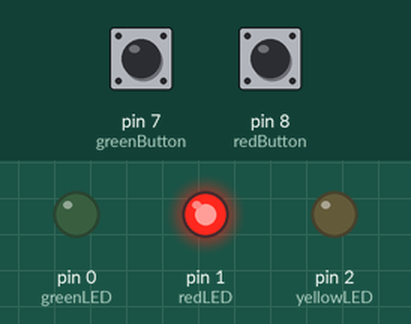
The sketch below on a simulated Arduino Uno, built with avr-gcc and run on an emulated ATmega328P. On the bench: output pins drawn as LEDs (lit = HIGH). The inputs (shaded band) are chosen by the test bench; at power-on: pin 7 (greenButton) LOW, pin 8 (redButton) LOW.

Above: at 1.2 s.
1.3 s: pin 7 (greenButton) pulled HIGH for 0.15 s
At 1.7 s:
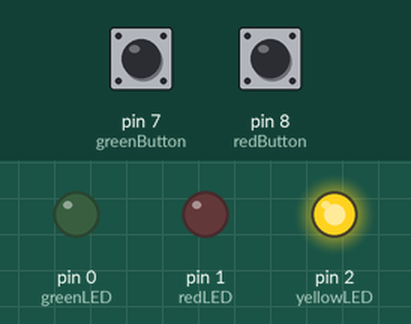
4.4 s: pin 8 (redButton) pulled HIGH for 0.15 s
At 5.3 s:
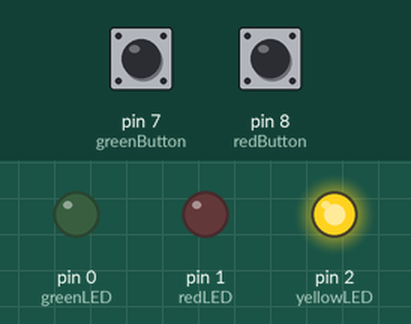
7.5 s: pin 7 (greenButton) pulled HIGH for 1 s
At 11.2 s:
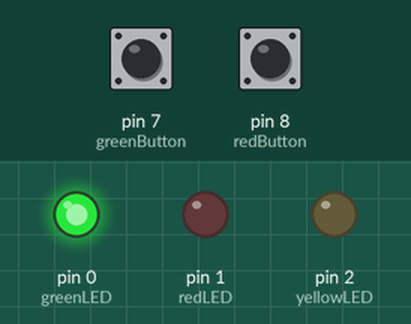
11.5 s: pin 8 (redButton) pulled HIGH for 1 s
At 11.9 s:
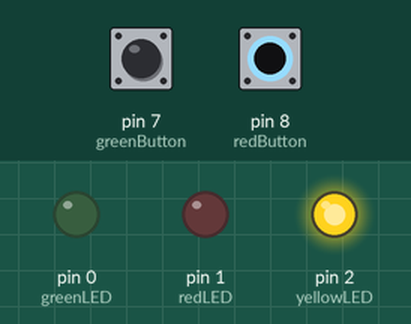
Timing chart, 0 to 16.0 s (numbered marks = the images above; inputs shaded):
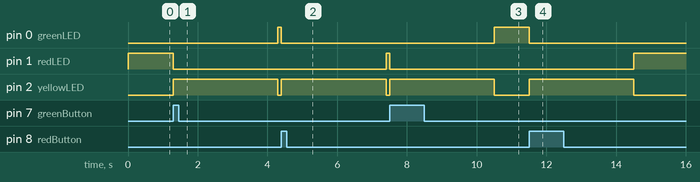

The sketch:

traficLight.ino
```cpp
#define greenLED 0
#define redLED 1
#define yellowLED 2
#define greenButton 7
#define redButton 8

enum States {
  Red = 1,
  RedBlink,
  Yellow,
  Green,
  GreenBlink
};
enum States myState = Red;
enum States prevState;


unsigned long currentTime = 0; //start counting the seconds
unsigned long prevTime = 0;
int redLedDuration = 5000; //5sec
int greenLedDuration = 5000; //5sec
int yellowLedDuration = 3000; //3sec
//int yellowLedState = LOW;
int blinkcount = 0;
int blinkDuration = 250;
bool redLedState = LOW;
bool greenLedState = LOW;

bool greenWasPressed = false;
bool redWasPressed = false;


void setup() {
  // put your setup code here, to run once:
  pinMode(greenLED,OUTPUT);
  pinMode(redLED,OUTPUT);
  pinMode(yellowLED,OUTPUT);
  pinMode(greenButton,INPUT);
  pinMode(redButton,INPUT);

}

void loop() {
  // put your main code here, to run repeatedly:


currentTime = millis();
switch (myState) {
  case Red:
    digitalWrite(redLED,HIGH);
    if(digitalRead(greenButton) == HIGH){
      digitalWrite(redLED,LOW);
      prevTime=currentTime;
      myState = RedBlink;
    }
    if (currentTime - prevTime > redLedDuration) {
      digitalWrite(redLED,LOW);
      prevTime=currentTime;
      myState = RedBlink;

    }

  break;
  case RedBlink:
  if (digitalRead(greenButton) == HIGH) {
    digitalWrite(redLED, LOW);  // Turn off red LED
    blinkcount = 0;  // Reset blink counter
    myState = Yellow;  // Switch to Yellow immediately
    greenWasPressed = false;  // Reset green button flag
    break;  // Exit the RedBlink state and go to Yellow
  }

  // Continue blinking logic
  if (currentTime - prevTime > blinkDuration) {
    prevTime = currentTime;
    redLedState = !redLedState;  // Toggle red LED
    digitalWrite(redLED, redLedState);

    if (redLedState == LOW) {
      blinkcount++;
    }
  }

  // After 3 blinks, switch to Yellow
  if (blinkcount > 2) {
    digitalWrite(redLED, LOW);
    blinkcount = 0;
    if (greenWasPressed) {
      myState = Yellow;  // Switch to Yellow after blinking completes
      greenWasPressed = false;  // Reset the button press flag
    } else {
      myState = Yellow;  // Switch to Yellow (default behavior)
    }
    prevState = RedBlink;
  }
  break;
  case Yellow:

    digitalWrite(yellowLED,HIGH);

    if(digitalRead(greenButton) == HIGH)
      greenWasPressed = true;
    if(digitalRead(redButton) == HIGH)
      redWasPressed = true;


    if (currentTime - prevTime > yellowLedDuration) {

      digitalWrite(yellowLED,LOW);
      prevTime=currentTime;

      if(greenWasPressed){
        prevTime=currentTime;
        myState = Green;
        greenWasPressed =false;

      }
      else if(redWasPressed){
        prevTime=currentTime;
        myState = Red;
        redWasPressed =false;
      }
      else{


      myState = ((prevState == RedBlink) ? Green : Red);
      }
    }


    break;
  case Green:
    digitalWrite(greenLED,HIGH);
    if(digitalRead(redButton) == HIGH){
        digitalWrite(greenLED,LOW);
        prevTime=currentTime;
        myState = GreenBlink;
    }


    if (currentTime - prevTime > greenLedDuration) {
      digitalWrite(greenLED,LOW);
      prevTime=currentTime;
      myState = GreenBlink;

    }

    break;
  case GreenBlink:

   if (digitalRead(redButton) == HIGH) {
    digitalWrite(greenLED, LOW);  // Turn off green LED
    blinkcount = 0;  // Reset blink counter
    myState = Yellow;  // Switch to Yellow immediately
    redWasPressed = false;  // Reset red button flag
    break;  // Exit the GreenBlink state and go to Yellow
  }

  // Continue blinking logic
  if (currentTime - prevTime > blinkDuration) {
    prevTime = currentTime;
    greenLedState = !greenLedState;  // Toggle green LED
    digitalWrite(greenLED, greenLedState);

    if (greenLedState == LOW) {
      blinkcount++;
    }
  }

  // After 3 blinks, switch to Yellow
  if (blinkcount > 2) {
    digitalWrite(greenLED, LOW);
    blinkcount = 0;
    if (redWasPressed) {
      myState = Yellow;  // Switch to Yellow after blinking completes
      redWasPressed = false;  // Reset the button press flag
    } else {
      myState = Yellow;  // Switch to Yellow (default behavior)
    }
    prevState = GreenBlink;
  }
  break;

}
}
```

Measured:
- after the input at 1.3 s, pin 0 (greenLED): LOW → HIGH after 3.0 s; pin 1 (redLED): HIGH → LOW at once; pin 2 (yellowLED): LOW → HIGH at once, → LOW 3.0 s later
- after the input at 4.4 s, pin 0 (greenLED): HIGH → LOW at once; pin 1 (redLED): LOW → HIGH after 3.0 s; pin 2 (yellowLED): LOW → HIGH at once, → LOW 3.0 s later
- after the input at 7.5 s, pin 0 (greenLED): LOW → HIGH after 3.0 s; pin 1 (redLED): HIGH → LOW at once; pin 2 (yellowLED): LOW → HIGH at once, → LOW 3.0 s later
- after the input at 11.5 s, pin 1 (redLED): LOW → HIGH after 3.0 s; pin 2 (yellowLED): LOW → HIGH at once, → LOW 3.0 s later
